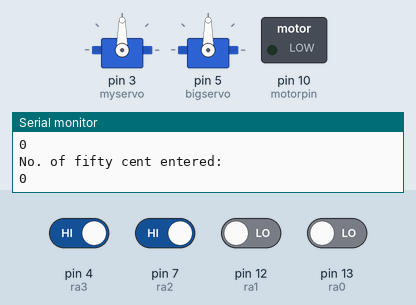
Bench run of a sketch on a simulated Arduino Uno, built with avr-gcc and run on an emulated ATmega328P. Shown: 2 × servo, switched loads named in the sketch (green lamp = pin HIGH), the last lines printed to the serial monitor. The test bench sets the inputs (shaded band); at power-on: pin 4 (ra3), pin 7 (ra2) HIGH, pin 12 (ra1), pin 13 (ra0) LOW.

Above: at 1.8 s.
1.9 s: pin 7 (ra2) driven LOW
At 5.8 s:
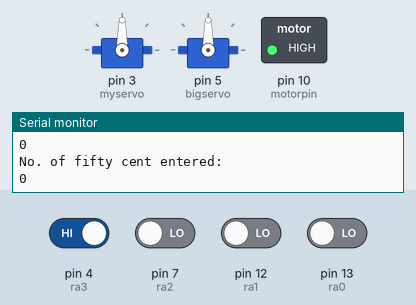
6.0 s: pin 4 (ra3) driven LOW
At 6.8 s:
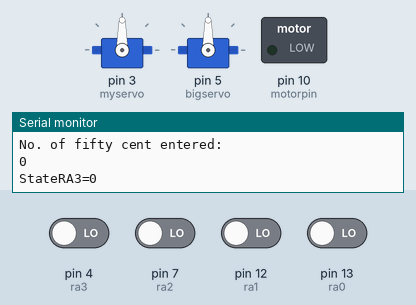
7.5 s: pin 4 (ra3) driven HIGH
At 10.3 s:
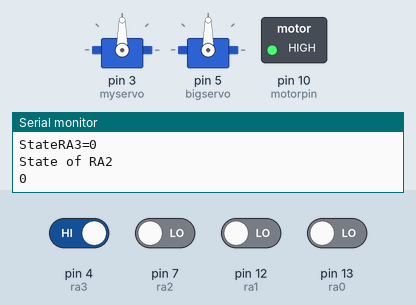
Timing chart, 0 to 11.8 s (numbered marks = the images above; inputs shaded):
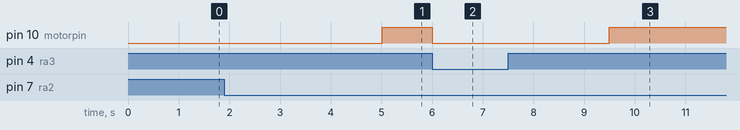

The sketch:

PICtoArduino_VERSION3.ino
```cpp
/*CHECKPOINT*/

#include <Servo.h>
#include <Stepper.h>

//---( Number of steps per revolution of INTERNAL motor in 4-step mode )---
#define STEPS_PER_MOTOR_REVOLUTION 32

//---( Steps per OUTPUT SHAFT of gear reduction )---
#define STEPS_PER_OUTPUT_REVOLUTION 32 * 64  //2048
Stepper small_stepper(STEPS_PER_MOTOR_REVOLUTION, 8, 10, 9, 11);

Servo myservo;  // create servo object to control a servo
Servo bigservo;
// twelve servo objects can be created on most boards

int pos = 0;    // variable to store the servo position
const int ra0=13;
const int ra1=12;
const int ra2=7;
const int ra3=4;
const int motorpin =10;
int xTest1 =0;
int xTest2 =0;
int i;
int twentycent;
int fiftycent;
int stateRA0=0;
int stateRA1=0;
int stateRA2=0;
int stateRA3=0;
int  Steps2Take;
void setup() {
  myservo.attach(3);  // twentycent
  bigservo.attach(5); //fiftycent
  pinMode(ra0,INPUT);
  pinMode(ra1,INPUT);
  pinMode(ra2,INPUT);
  pinMode(motorpin,OUTPUT);
  Serial.begin(9600);
}

void loop() {
  digitalWrite(motorpin,LOW);
  twentycent=0;
  fiftycent=0;
  xTest1=0;
  xTest2=0;
  stateRA2=digitalRead(ra2);
  stateRA3=digitalRead(ra3);
  while(stateRA2==0&&stateRA3==0){
    stateRA2=digitalRead(ra2);
    stateRA3=digitalRead(ra3);
  }

  //Serial.println("State of RA0" + stateRA0);
  //Serial.println("State of RA1" + stateRA1);
  Serial.println("State of RA2" );
  Serial.println(stateRA2);

  //---FOR DISPENSING COINS---//
  while(stateRA2==1){
  stateRA0=digitalRead(ra0);
  stateRA1=digitalRead(ra1);
  stateRA2=digitalRead(ra2);
    if(stateRA0==1){
      twentycent++;
    }
    Serial.println("No. of twenty cent entered:");
    Serial.println(twentycent);
    if (stateRA1==1){
      fiftycent++;
    }
    Serial.println("No. of fifty cent entered:");
    Serial.println(fiftycent);
    delay(1000);

  }
    for(i=0;i<twentycent;i++){         //Code for servo motor
      for (pos = 0; pos <= 140; pos += 1) { // goes from 0 degrees to 180 degrees
      myservo.write(pos);              // tell servo to go to position in variable 'pos'
      delay(5);                       // waits 15ms for the servo to reach the position
      }
      for (pos = 140; pos >= 0; pos -= 1) { // goes from 180 degrees to 0 degrees
      myservo.write(pos);              // tell servo to go to position in variable 'pos'
      delay(5);                       // waits 15ms for the servo to reach the position
    }
    }
  delay(2000);
    for(i=0;i<fiftycent;i++){         //Code for servo motor
      for (pos = 0; pos <= 180; pos += 1) { // goes from 0 degrees to 180 degrees
      bigservo.write(pos);              // tell servo to go to position in variable 'pos'
      delay(3);                       // waits 15ms for the servo to reach the position
      }
      for (pos = 180; pos >= 0; pos -= 1) { // goes from 180 degrees to 0 degrees
      bigservo.write(pos);              // tell servo to go to position in variable 'pos'
      delay(3);                       // waits 15ms for the servo to reach the position
    }
    }
  //----FOR INSERTING COINS----//
  while(stateRA3==1){
    digitalWrite(motorpin,HIGH);
    stateRA3=digitalRead(ra3);

  }
  Serial.println("StateRA3=0");


}
```

Measured:
- after the input at 1.9 s, pin 10 (motorpin): LOW → HIGH after 3.1 s
- after the input at 6.0 s, pin 10 (motorpin): HIGH → LOW at once
- after the input at 7.5 s, pin 10 (motorpin): LOW → HIGH after 2.0 s
